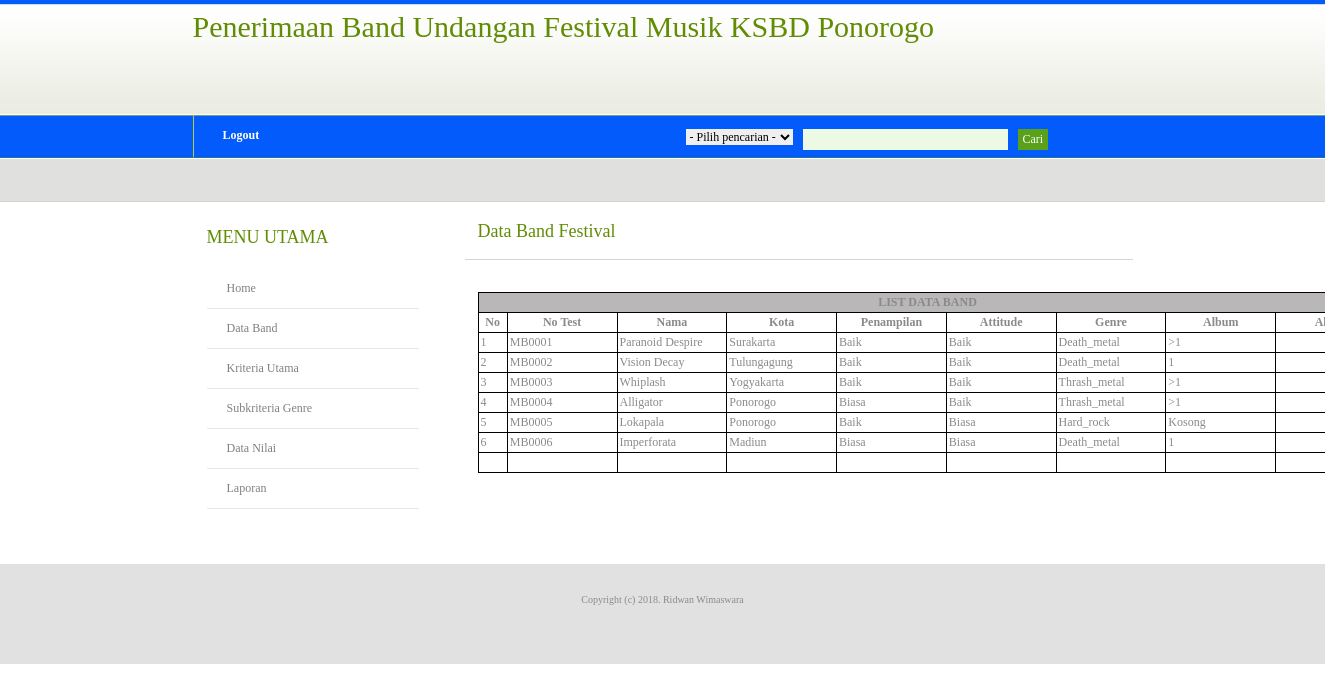
The page /home.php?mod=band&pg=tampil_band (signed in) on the database its author committed.
### tables this page shows
CREATE TABLE IF NOT EXISTS `tb_band` (
  `no_test` char(6) NOT NULL,
  `nama` varchar(50) NOT NULL,
  `kota` varchar(20) NOT NULL,
  `penampilan` varchar(10) NOT NULL,
  `attitude` varchar(10) NOT NULL,
  `genre` varchar(20) NOT NULL,
  `album` varchar(50) NOT NULL,
  `total_nilai` varchar(50) NOT NULL,
  `keterangan` varchar(20) NOT NULL
);

### band/tampil_band.php (the view, shortened to what this page needs)
<?php
include ('config/koneksi.php');
$cari= $_POST['s'];
?>
<div class="post">
	<h2 class="title"><a href="#">Data Band Festival</a></h2>
    <p class="meta"><em></em></p>
	<div class="entry">
    <p>
<div align="center">
  <table width="900" border="0" cellpadding="2" cellspacing="1" bgcolor="#000000" class="table table-condensed table-striped table-hover">
   <tbody>
    <tr>
      <td colspan="9" bgcolor="#b9b7b7" align="center"><b>LIST DATA BAND</b></td>
    </tr>
    <tr bgcolor="#FFFFFF">
	<td width="23" align="center"><b>No</b></td>
	<td width="100" align="center"><b>No Test</b></td>
	<td width="100" align="center"><b>Nama</b></td>
	<td width="100" align="center"><b>Kota</b></td>
	<td width="100" align="center"><b>Penampilan</b></td>
	<td width="100" align="center"><b>Attitude</b></td>
	<td width="100" align="center"><b>Genre</b></td>
	<td width="100" align="center"><b>Album</b></td>
      <td width="92" align="center"><b>Aksi</b></td>
    </tr>
    <?php
	if($cari==""){
	$sql = "SELECT * FROM tb_band ORDER BY no_test Asc";
	}
	$result=mysql_query($sql) or die(mysql_error());
	while($rows=mysql_fetch_object($result)){
	$no++;
  ?>
    <tr bgcolor="#FFFFFF">
      <td><?php echo $no; ?></td>
      <td><?php echo $rows->no_test; ?></td>
      <td><?php echo $rows->nama;?></td>
      <td><?php echo $rows->kota;?></td>
      <td><?php echo $rows->penampilan;?></td>
	  <td><?php echo $rows->attitude;?></td>
	  <td><?php echo $rows->genre;?></td>
	  <td><?php echo $rows->album;?></td>
     	<?php
		if ($_SESSION['hak']=='Panitia'){
		?>
    	 	<td align="center"> <a href='home.php?mod=band&pg=form_band&id=<?php echo $rows->no_test; ?>' target="_self">Ubah</a>
            | <a href='home.php?mod=band&pg=tampil_band&act=del&id=<?php echo $rows->no_test; ?>' onClick="return confirm('Yakin data akan dihapus?') " target="_self">Hapus</a></td>
            </td>
     	<?php
		}else{
		?>
			<td align="center"></td>
        <?php
		}
  		?>
    </tr>
    <?php
  }
  ?>
    <tr bgcolor="#FFFFFF">
      <td>&nbsp;</td>
      <td>&nbsp;</td>
      <td>&nbsp;</td>
      <td>&nbsp;</td>
      <td>&nbsp;</td>
      <td>&nbsp;</td>
      <td>&nbsp;</td>
      <td>&nbsp;</td>
            <?php
			if ($_SESSION['hak']=='Panitia'){
			?>
      			<td align="center"><a href="home.php?mod=band&pg=form_band">Tambah</a></td>
     		<?php
			}else{
			?>
				<td align="center"></td>
              <?php
			}
	  		?>
    </tr>
    </tbody>
  </table>
</div>
</p>
 </div>
</div>

### home.php (shortened to what this page needs)
<?php
include('config/function.php');
?>
<!DOCTYPE html PUBLIC "-//W3C//DTD XHTML 1.0 Strict//EN" "http://www.w3.org/TR/xhtml1/DTD/xhtml1-strict.dtd">
<html xmlns="http://www.w3.org/1999/xhtml">
<head>
<link href="style.css" rel="stylesheet" type="text/css" media="screen" /></head>
<body>
	<div id="logo">
		<h1><width="100" height="100" align="left" />
        Penerimaan Band Undangan Festival Musik KSBD Ponorogo</h1>
	<p>&nbsp;</p>
	</div>
	<div id="header">
		<div id="menu">
			<ul>
				<li><a href="login/logout.php" onclick="return confirm('Apakah Anda yakin?')">Logout</a></li>
			</ul>
		</div>
		<div id="search" >
   			<form method="post" action="home.php?mod=band&pg=tampil_band">
              <table width="450" border="0" cellpadding="2" cellspacing="1" bgcolor="" class="">
 				<tr>
     			<td width="23">
      			<fieldset>
     			<select id='search-type' name='type_cari' >
						<?php combo_cari($baris->combo_cari);?>
				</select>
        		<input type="text" name="s" id="search-text" size="15" />
        		<input type="submit" id="search-submit" value="Cari" />
        		</fieldset>
        </td>
      </tr>
                </table>
			</form>
		</div>
	</div>
	<div id="page">
		<div id="content">
		<?php include "isi.php";?>
		</div>
		<div id="sidebar">
		<?php include "menu.php";?>
		</div>
		<div style="clear: both;">&nbsp;</div>
	</div>
	<div id="footer">
		<p>Copyright (c) 2018. Ridwan Wimaswara</p>
	</div>
</body>
</html>

### config/function.php (shortened to what this page needs)
<?php
function combo_cari($kode){
	echo"<option value='' selected>- Pilih pencarian -</option>";
}
?>

### isi.php (shortened to what this page needs)
<?php
if(empty($_GET['pg'])) {
		include ('config/welcome.php');
} else {
	$pg = $_GET['pg'];
	$mod = $_GET['mod'];
	include $mod . '/' . $pg . ".php";
}
?>

### config/koneksi.php (shortened to what this page needs)
<html>
<head>
</head>
<body>
</body>
</html>

### menu.php (shortened to what this page needs)
<ul>
	<li>
		<h2>MENU UTAMA</h2>
		<ul>
			<li><a href="home.php?mod=config&pg=welcome" target="_self">Home</a></li>
			<li><a href="home.php?mod=band&pg=tampil_band" target="_self">Data Band</a></li>
			<li><a href="home.php?mod=kriteria&pg=tampil_kriteria" target="_self">Kriteria Utama</a></li>
            <li><a href="home.php?mod=subkriteria_genre&pg=tampil_kriteria" target="_self">Subkriteria Genre</a></li>
			<li><a href="home.php?mod=nilai&pg=tampil_nilai" target="_self">Data Nilai</a></li>
			<li><a href="home.php?mod=laporan&pg=laporan" target="_self">Laporan</a></li>
		</ul>
	</li>
</ul>

### style.css (style rules this page uses)
body { margin: 0; padding: 0; background: #FFFFFF url(images/header.jpg) repeat-x left top; font-family: verdana; font-size: 12px; color: #8A8A8A; }
h1, h2, h3 { margin: 0; font-weight: normal; color: #618C04; }
h1 { font-size: 20px; }
h2 { font-size: 14px; }
p, ul, ol { margin-top: 0; line-height: 240%; text-align: justify; }
a { color: #77B003; }
#header { width: 940px; height: 36px; margin: 0 auto; }
#menu { float: left; width: 680px; height: 43px; background: url(images/img02.jpg) no-repeat left top; }
#menu ul { margin: 0; padding: 0px 0px 0px 0px; list-style: none; line-height: normal; }
#menu li { display: block; float: left; }
#menu a { display: block; float: left; height: 30px; margin: 0; padding: 13px 30px 0px 30px; background: url(images/img02.gif) no-repeat left top; text-decoration: none; text-align: center; font-family: verdana; font-size: 12px; font-weight: bold; color: #FFFFFF; }
#search { float: right; width: 260px; }
#search form { float: right; margin: 0; padding: 11px 0px 0 0; }
#search fieldset { margin: 0; padding: 0; border: none; }
#search-type { float: left; font: 12px Georgia, "Times New Roman", Times, serif; border: none; }
#search input { float: left; margin-left: 10px; font: 12px Georgia, "Times New Roman", Times, serif; border: none; }
#search-text { width: 200px; height: 18px; padding: 3px 0 0 5px; border: 1px solid #333333; background: #ECF9E4; color: #000000; }
#search-submit { height: 21px; margin-left: 10px; padding: 0px 5px; background: #5AA01B; color: #FFFFFF; }
#page { width: 940px; margin: 0 auto; padding: 70px 0px 0px 0px; }
#logo { width: 940px; height: 115px; margin: 0 auto; }
#logo h1, #logo p { margin: 0px; line-height: normal; font-weight: normal; color: #618C04; }
#logo p { margin-top: -4px; font-size: 13px; color: #A8A8A8; }
#logo h1 { padding-top: 10px; font-size: 30px; }
#content { float: right; width: 670px; }
.post { margin-bottom: 45px; }
.post .title { height: 44px; padding-left: 15px; }
.post .title a { text-decoration: none; font-size: 18px; color: #618C04; }
.post .meta { margin-top: -8px; margin-left: 2px; padding: 0px 30px 2px 15px; border-bottom: 1px solid #D4D8CB; font-family: verdana; font-weight: normal; font-size: 10px; color: #66665E; }
.post .entry { margin-bottom: 10px; padding: 10px 15px 10px 15px; }
#sidebar { float: left; width: 240px; font-family: verdana; font-size: 12px; }
#sidebar ul { margin: 0; padding: 0; list-style: none; line-height: normal; }
#sidebar li { margin-bottom: 30px; padding: 0 0 10px 0px; }
#sidebar li ul { margin: 0px 14px; }
#sidebar li li { margin: 0; padding: 12px 0px; border-bottom: 1px solid #E9E8DD; background: url(images/img08.gif) no-repeat left 18px; }
#sidebar li li a { padding: 0px 0px 0px 20px; font-weight: normal; color: #808080; }
#sidebar h2 { height: 30px; margin: 0 0 10px 0px; padding: 6px 0 2px 14px; background: url(images/img05.gif) repeat-x left top; font-size: 18px; font-weight: normal; color: #618C04; }
#sidebar a { text-align: left; text-decoration: none; font-weight: bold; }
#footer { width: 100%; height: 100px; margin: 0 auto; padding: 0; background: #E1E1E1; }
#footer p { margin: 0; padding: 30px 0px 0px 0px; text-align: center; line-height: normal; font-size: 10px; }

### rows shown on the page
tb_band: no_test "MB0001", nama "Paranoid Despire", kota "Surakarta", penampilan "Baik", attitude "Baik", genre "Death_metal", album ">1"
tb_band: no_test "MB0002", nama "Vision Decay", kota "Tulungagung", penampilan "Baik", attitude "Baik", genre "Death_metal", album "1"
tb_band: no_test "MB0003", nama "Whiplash", kota "Yogyakarta", penampilan "Baik", attitude "Baik", genre "Thrash_metal", album ">1"
tb_band: no_test "MB0004", nama "Alligator", kota "Ponorogo", penampilan "Biasa", attitude "Baik", genre "Thrash_metal", album ">1"
tb_band: no_test "MB0005", nama "Lokapala", kota "Ponorogo", penampilan "Baik", attitude "Biasa", genre "Hard_rock", album "Kosong"
tb_band: no_test "MB0006", nama "Imperforata", kota "Madiun", penampilan "Biasa", attitude "Biasa", genre "Death_metal", album "1"
